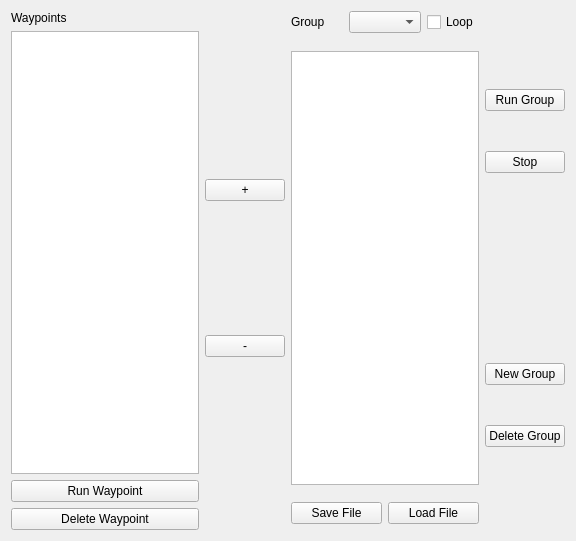
<?xml version="1.0" encoding="UTF-8"?>
<ui version="4.0">
 <class>waypointPanel</class>
 <widget class="QWidget" name="waypointPanel">
  <property name="geometry">
   <rect>
    <x>0</x>
    <y>0</y>
    <width>576</width>
    <height>541</height>
   </rect>
  </property>
  <property name="windowTitle">
   <string>MainWindow</string>
  </property>
  <property name="autoFillBackground">
   <bool>false</bool>
  </property>
  <layout class="QGridLayout" name="gridLayout_5">
   <item row="0" column="2">
    <layout class="QHBoxLayout" name="horizontalLayout">
     <item>
      <widget class="QLabel" name="label">
       <property name="text">
        <string>Group</string>
       </property>
      </widget>
     </item>
     <item>
      <widget class="QComboBox" name="groupBox"/>
     </item>
     <item>
      <widget class="QCheckBox" name="loopcheckBox">
       <property name="text">
        <string>Loop</string>
       </property>
      </widget>
     </item>
    </layout>
   </item>
   <item row="0" column="0" rowspan="7">
    <layout class="QVBoxLayout" name="verticalLayout_2">
     <item>
      <widget class="QLabel" name="label_2">
       <property name="text">
        <string>Waypoints</string>
       </property>
      </widget>
     </item>
     <item>
      <widget class="QListWidget" name="listWp"/>
     </item>
     <item>
      <widget class="QPushButton" name="runWpButton">
       <property name="text">
        <string>Run Waypoint</string>
       </property>
      </widget>
     </item>
     <item>
      <widget class="QPushButton" name="deleteWpButton">
       <property name="text">
        <string>Delete Waypoint</string>
       </property>
      </widget>
     </item>
    </layout>
   </item>
   <item row="3" column="1">
    <layout class="QVBoxLayout" name="verticalLayout_4">
     <item>
      <widget class="QPushButton" name="add2GroupButton">
       <property name="text">
        <string>+</string>
       </property>
      </widget>
     </item>
     <item>
      <widget class="QPushButton" name="delete2GroupButton">
       <property name="text">
        <string>-</string>
       </property>
      </widget>
     </item>
    </layout>
   </item>
   <item row="3" column="2">
    <layout class="QVBoxLayout" name="verticalLayout">
     <item>
      <widget class="QListWidget" name="listGroup"/>
     </item>
    </layout>
   </item>
   <item row="3" column="3">
    <layout class="QGridLayout" name="gridLayout_2">
     <property name="leftMargin">
      <number>0</number>
     </property>
     <property name="topMargin">
      <number>0</number>
     </property>
     <property name="rightMargin">
      <number>0</number>
     </property>
     <property name="bottomMargin">
      <number>0</number>
     </property>
     <property name="horizontalSpacing">
      <number>1</number>
     </property>
     <property name="verticalSpacing">
      <number>2</number>
     </property>
     <item row="4" column="0">
      <widget class="QPushButton" name="newGroupButton">
       <property name="text">
        <string>New Group</string>
       </property>
      </widget>
     </item>
     <item row="2" column="0">
      <widget class="QPushButton" name="stopGroupButton">
       <property name="text">
        <string>Stop</string>
       </property>
      </widget>
     </item>
     <item row="3" column="0">
      <spacer name="verticalSpacer">
       <property name="orientation">
        <enum>Qt::Vertical</enum>
       </property>
       <property name="sizeType">
        <enum>QSizePolicy::Fixed</enum>
       </property>
       <property name="sizeHint" stdset="0">
        <size>
         <width>0</width>
         <height>150</height>
        </size>
       </property>
      </spacer>
     </item>
     <item row="5" column="0">
      <widget class="QPushButton" name="deleteGroupButton">
       <property name="text">
        <string>Delete Group</string>
       </property>
      </widget>
     </item>
     <item row="1" column="0">
      <widget class="QPushButton" name="runGroupButton">
       <property name="text">
        <string>Run Group</string>
       </property>
      </widget>
     </item>
    </layout>
   </item>
   <item row="5" column="2">
    <layout class="QHBoxLayout" name="horizontalLayout_2">
     <property name="topMargin">
      <number>5</number>
     </property>
     <item>
      <widget class="QPushButton" name="saveFileButton">
       <property name="text">
        <string>Save File</string>
       </property>
      </widget>
     </item>
     <item>
      <widget class="QPushButton" name="loadFileButton">
       <property name="text">
        <string>Load File</string>
       </property>
      </widget>
     </item>
    </layout>
   </item>
  </layout>
 </widget>
 <layoutdefault spacing="6" margin="11"/>
 <resources/>
 <connections/>
</ui>
